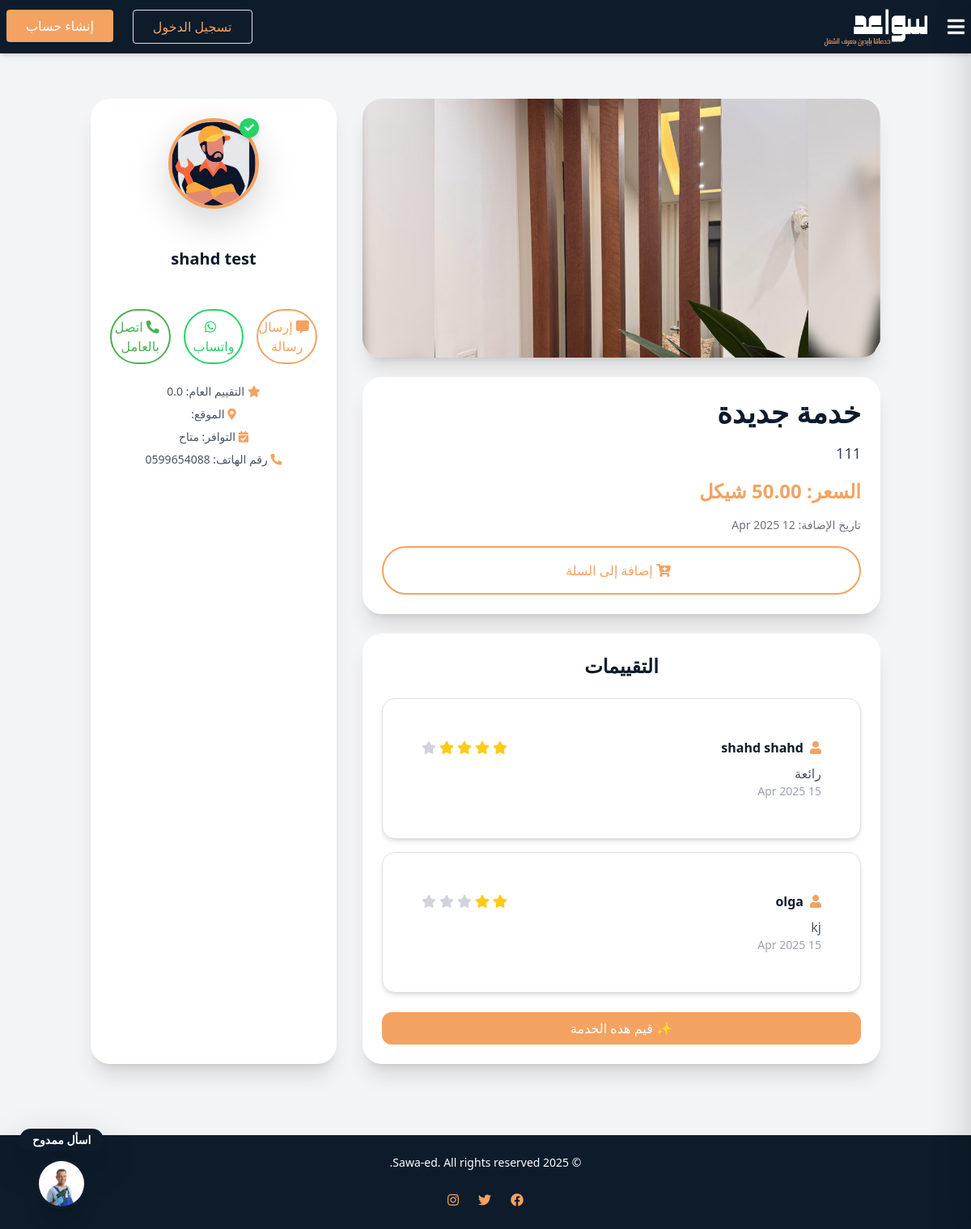
/service/6/5/, run on the app's committed database.
### Sawaed_app/models.py (models this page shows, shortened)
class ServiceListing(models.Model):
    SERVICE_TYPES = [
        ('السباكة', 'السباكة'),
        ('النجارة', 'النجارة'),
        ('الطبخ', 'الطبخ'),
        ('التصوير', 'التصوير'),
        ('الكهرباء', 'الكهرباء'),
        ('التكييف والتبريد', 'التكييف والتبريد'),
        ('التنظيف', 'التنظيف'),
        ('الميكانيكا', 'الميكانيكا'),
        ('الدهان', 'الدهان'),
        ('الحدادة', 'الحدادة'),
        ('التمديدات الصحية', 'التمديدات الصحية'),
        ('البرمجة وتطوير المواقع', 'البرمجة وتطوير المواقع'),
        ('التصميم الجرافيكي', 'التصميم الجرافيكي'),
        ('الترجمة', 'الترجمة'),
        ('الكتابة والتحرير', 'الكتابة والتحرير'),
        ('خدمات أخرى', 'خدمات أخرى'),
    ]
    handyman = models.ForeignKey(
        settings.AUTH_USER_MODEL,
        on_delete=models.CASCADE,
        related_name='services'
    )
    name = models.CharField(max_length=255)
    description = models.TextField()
    price = models.DecimalField(max_digits=10, decimal_places=2)
    image = models.ImageField(upload_to='service_images/', null=True, blank=True)
    service_type = models.CharField(max_length=50, choices=SERVICE_TYPES, null=True, blank=True,default='خدمات أخرى')
    created_at = models.DateTimeField(auto_now_add=True)
    updated_at = models.DateTimeField(auto_now=True)

class Review(models.Model):
    client = models.ForeignKey(
        settings.AUTH_USER_MODEL,
        on_delete=models.CASCADE,
        related_name='client_reviews'
    )
    service = models.ForeignKey(ServiceListing, on_delete=models.CASCADE)
    rating = models.IntegerField()
    comment = models.TextField()
    created_at = models.DateTimeField(auto_now_add=True)
    updated_at = models.DateTimeField(auto_now=True)

class CustomUser(AbstractUser):
    class UserType(models.TextChoices):
        CLIENT = 'client', _('عميل')
        HANDYMAN = 'handyman', _('عامل يدوي') #the name in arabic will be edited later
    user_type = models.CharField(
        max_length=50,
        choices=UserType.choices,
        default=UserType.CLIENT
    )
    phone_regex = RegexValidator(
        regex=r'^\+?1?\d{9,15}$', #a validation on the phone number because its customed
        message="Phone number must be in the format: '+999999999'. Up to 15 digits allowed."
    )
    image = models.ImageField(upload_to='profile_pics/',default='default_profile.jpeg' ,null=True, blank=True)
    phone_number = models.CharField(validators=[phone_regex], max_length=15, unique=True, null=True, blank=True)
    email = models.EmailField(unique=True)
    bio = models.CharField(max_length=500, blank=True, null=True)
    experience = models.TextField(blank=True, null=True)
    field_of_expertise=models.TextField(blank=True, null=True)
    REQUIRED_FIELDS = ['email']
    USERNAME_FIELD = 'username'  # we could change it to email later in the project

class HandymanProfile(models.Model):
    user = models.OneToOneField(
        settings.AUTH_USER_MODEL,
        on_delete=models.CASCADE,
        related_name='handyman_profile'
    )
    location = models.CharField(max_length=255)
    availability = models.BooleanField(null=True)
    rating = models.FloatField(default=0.0)
    created_at = models.DateTimeField(auto_now_add=True)
    updated_at = models.DateTimeField(auto_now=True)

### Sawaed_app/views.py (the view)
# urls.py: path('service/<int:service_id>/<int:user_id>/', views.service_detail, name='service_detail'),
def service_detail(request, service_id,user_id):
    service =ServiceListing.objects.get(id=service_id)
    handyman = HandymanProfile.objects.get(user=service.handyman)
    user=CustomUser.objects.get(id=user_id)
    context = {
        'service': service,
        'handyman': handyman,
        'recipient': user
    }
    context.update(base_view_data(request))
    return render(request, 'service_details.html', context)

### Sawaed_app/context_processors.py (called while the page is built, shortened)
def notifications_processor(request):
    return {}

### Sawaed_app/views.py (called while the page is built)
def base_view_data(request):
    services=ServiceListing.objects.all()
    cart_count = 0
    if request.user.is_authenticated:
        cart_count = CartItem.objects.filter(user=request.user).count()
    data = {
        'services':services,
        'service_types': ServiceListing.SERVICE_TYPES,
        'cart_count': cart_count,
    }
    if request.user.is_authenticated:
        data['unread_messages_count'] = Message.objects.filter(receiver=request.user, is_read=False).count()
    else:
        data['unread_messages_count'] = 0
    return data

### Sawaed_app/templates/service_details.html (shortened to what this page needs)
{% extends 'index.html' %}
{% block content %}
{% load static %}
<div class="container mx-auto p-4">
  <div class="grid grid-cols-1 lg:grid-cols-3 gap-8">
    <div class="lg:col-span-2 space-y-6">
    <div class="bg-white shadow-xl rounded-3xl overflow-hidden">
        {% if service.image %}
      <img src="{{ service.image.url }}" alt="{{ service.name }}" class="w-full h-80 object-cover">
      {% else %}
      <img src="{% static 'images/placeholder.png' %}" alt="صورة افتراضية" class="w-full h-80 object-cover">
      {% endif %}
    </div>
      <div class="bg-white p-6 rounded-3xl shadow-xl space-y-4">
        <h1 class="text-4xl font-bold text-[#0d1b2a] mb-2">{{ service.name }}</h1>
        <p class="text-lg text-gray-700 leading-relaxed">{{ service.description }}</p>
        <p class="text-[#f4a261] text-2xl font-bold">السعر: {{ service.price }} شيكل</p>
        <p class="text-sm text-gray-500">تاريخ الإضافة: {{ service.created_at|date:"d M Y" }}</p>
        <a href="{%url 'add-to-cart' service.id %}" class="block w-full text-center border-2 border-[#f4a261] text-[#f4a261] py-3 rounded-full hover:bg-[#f4a261] hover:text-white transition duration-300 ease-in-out">
          <i class="fas fa-cart-plus mr-2"></i> إضافة إلى السلة
        </a>
      </div>
      <div class="bg-white p-6 rounded-3xl shadow-xl space-y-6">
        <h2 class="text-2xl font-semibold text-[#0d1b2a] text-center">التقييمات</h2>
        <ul class="space-y-4">
          {% for review in service.review_set.all %}
            <li class="bg-white border border-gray-100 p-5 rounded-2xl shadow-md hover:shadow-lg transition-all">
              <div class="flex items-center justify-between">
                <div class="flex items-center gap-2">
                  <i class="fas fa-user text-[#f4a261]"></i>
                  <span class="font-bold text-[#0d1b2a]">{{ review.client.username }}</span>
                </div>
                <div class="flex gap-1">
                  {% for i in "12345" %}
                    {% if forloop.counter <= review.rating %}
                      <i class="fas fa-star text-yellow-400"></i>
                    {% else %}
                      <i class="fas fa-star text-gray-300"></i>
                    {% endif %}
                  {% endfor %}
                </div>
              </div>
              <p class="text-gray-600 mt-2">{{ review.comment }}</p>
              <p class="text-sm text-gray-400">{{ review.created_at|date:"d M Y" }}</p>
            </li>
          {% empty %}
            <li class="text-center text-gray-400">لا توجد تقييمات بعد.</li>
          {% endfor %}
        </ul>
        <button onclick="openReviewModal()" class="w-full bg-[#f4a261] hover:bg-[#f7c6a3] text-white py-2 rounded-xl transition duration-300">✨ قيم هذه الخدمة</button>
      </div>
    </div>
    <div class="bg-white p-6 rounded-3xl shadow-xl space-y-6 flex flex-col items-center text-center">
      <div class="relative mb-4">
        <div class="w-28 h-28 bg-gray-200 rounded-full overflow-hidden border-4 border-[#f4a261] shadow-lg">
          <img src="{{ handyman.user.image.url }}" alt="Profile" onerror="this.onerror=null;this.src='{% static 'images/profile.png' %}'">
        </div>
        <div class="absolute top-0 right-0 w-6 h-6 rounded-full flex items-center justify-center text-xs font-bold text-white shadow-md"
              style="background-color: {% if handyman.availability %}#25D366{% else %}#dc3545{% endif %};">
          <i class="fas fa-check"></i>
        </div>
      </div>
      <h4 class="text-xl font-bold text-[#0d1b2a]">{{ handyman.user.username }}</h4>
      <div class="flex justify-center gap-3 w-full mt-4">
        <a href="#" onclick="openMessageModal()" class="w-1/3 border-2 border-[#f4a261] text-[#f4a261] py-2 rounded-full text-center hover:bg-[#f4a261] hover:text-white transition duration-300">
          <i class="fas fa-comment-alt mr-2"></i> إرسال رسالة
        </a>
        <a href="https://wa.me/{{ handyman.user.phone_number }}" target="_blank" class="w-1/3 border-2 border-[#25D366] text-[#25D366] py-2 rounded-full text-center hover:bg-[#25D366] hover:text-white transition duration-300">
          <i class="fab fa-whatsapp mr-2"></i> واتساب
        </a>
        <a href="tel:{{ handyman.user.phone_number }}" class="w-1/3 border-2 border-[#4CAF50] text-[#4CAF50] py-2 rounded-full text-center hover:bg-[#4CAF50] hover:text-white transition duration-300">
          <i class="fas fa-phone-alt mr-2"></i> اتصل بالعامل
        </a>
      </div>
      <div class="text-sm text-gray-600 space-y-2 mt-4 text-center w-full">
        <p><i class="fas fa-star text-[#f4a261]"></i> التقييم العام: {{ handyman.rating }}</p>
        <p><i class="fas fa-map-marker-alt text-[#f4a261]"></i> الموقع: {{ handyman.location }}</p>
        <p><i class="fas fa-calendar-check text-[#f4a261]"></i> التوافر: {% if handyman.availability %}متاح{% else %}غير متاح{% endif %}</p>
        <p><i class="fas fa-phone-alt text-[#f4a261]"></i> رقم الهاتف: {{ handyman.user.phone_number }}</p>
      </div>
    </div>
  </div>
</div>
{% endblock %}

### Sawaed_app/static/css/style.css (style rules this page uses)
a { text-decoration: none; color: #0d1b2a; text-decoration: none; transition: 0.4s ease; }

### data on the page
ServiceListing: image (picture), name "خدمة جديدة", description "111", created_at "12 Apr 2025"
Review: client.username "shahd shahd", rating 4 (drawn), comment "رائعة", created_at "15 Apr 2025"
Review: client.username "olga", rating 2 (drawn), comment "kj", created_at "15 Apr 2025"
HandymanProfile: user.image (picture), user.username "shahd test", rating "0.0", user.phone_number "0599654088"
